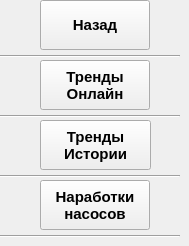
     <widget class="QWidget" name="Settings_Tracking_Buttons_page">
      <widget class="QLabel" name="return_to_settings_main_buttons_icon_label">
       <property name="geometry">
        <rect>
         <x>0</x>
         <y>0</y>
         <width>40</width>
         <height>50</height>
        </rect>
       </property>
       <property name="text">
        <string/>
       </property>
      </widget>
      <widget class="QPushButton" name="return_to_settings_main_buttons_pushButton">
       <property name="geometry">
        <rect>
         <x>40</x>
         <y>0</y>
         <width>110</width>
         <height>50</height>
        </rect>
       </property>
       <property name="font">
        <font>
         <family>Arial</family>
         <pointsize>11</pointsize>
         <weight>75</weight>
         <bold>true</bold>
        </font>
       </property>
       <property name="text">
        <string>Назад</string>
       </property>
      </widget>
      <widget class="QLabel" name="go_to_tracking_trends_online_page_icon_label_1">
       <property name="geometry">
        <rect>
         <x>0</x>
         <y>60</y>
         <width>40</width>
         <height>50</height>
        </rect>
       </property>
       <property name="text">
        <string/>
       </property>
      </widget>
      <widget class="QPushButton" name="go_to_tracking_trends_online_page_pushButton">
       <property name="geometry">
        <rect>
         <x>40</x>
         <y>60</y>
         <width>110</width>
         <height>50</height>
        </rect>
       </property>
       <property name="font">
        <font>
         <family>Arial</family>
         <pointsize>11</pointsize>
         <weight>75</weight>
         <bold>true</bold>
        </font>
       </property>
       <property name="text">
        <string>Тренды
Онлайн</string>
       </property>
      </widget>
      <widget class="QLabel" name="go_to_tracking_pumps_developments_page_icon_label_2">
       <property name="geometry">
        <rect>
         <x>150</x>
         <y>180</y>
         <width>30</width>
         <height>50</height>
        </rect>
       </property>
       <property name="text">
        <string/>
       </property>
      </widget>
      <widget class="QLabel" name="go_to_tracking_trends_online_page_icon_label_2">
       <property name="geometry">
        <rect>
         <x>150</x>
         <y>60</y>
         <width>30</width>
         <height>50</height>
        </rect>
       </property>
       <property name="text">
        <string/>
       </property>
      </widget>
      <widget class="QPushButton" name="go_to_tracking_pumps_developments_page_pushButton">
       <property name="geometry">
        <rect>
         <x>40</x>
         <y>180</y>
         <width>110</width>
         <height>50</height>
        </rect>
       </property>
       <property name="font">
        <font>
         <family>Arial</family>
         <pointsize>11</pointsize>
         <weight>75</weight>
         <bold>true</bold>
        </font>
       </property>
       <property name="text">
        <string>Наработки
насосов</string>
       </property>
      </widget>
      <widget class="QLabel" name="go_to_tracking_pumps_developments_page_icon_label_1">
       <property name="geometry">
        <rect>
         <x>0</x>
         <y>180</y>
         <width>40</width>
         <height>50</height>
        </rect>
       </property>
       <property name="text">
        <string/>
       </property>
      </widget>
      <widget class="QPushButton" name="go_to_tracking_trends_history_page_pushButton">
       <property name="geometry">
        <rect>
         <x>40</x>
         <y>120</y>
         <width>111</width>
         <height>50</height>
        </rect>
       </property>
       <property name="font">
        <font>
         <family>Arial</family>
         <pointsize>11</pointsize>
         <weight>75</weight>
         <bold>true</bold>
        </font>
       </property>
       <property name="text">
        <string>Тренды
Истории</string>
       </property>
      </widget>
      <widget class="QLabel" name="go_to_tracking_trends_history_page_icon_label_1">
       <property name="geometry">
        <rect>
         <x>0</x>
         <y>120</y>
         <width>40</width>
         <height>50</height>
        </rect>
       </property>
       <property name="text">
        <string/>
       </property>
      </widget>
      <widget class="QLabel" name="go_to_tracking_trends_history_page_icon_label_2">
       <property name="geometry">
        <rect>
         <x>140</x>
         <y>120</y>
         <width>40</width>
         <height>50</height>
        </rect>
       </property>
       <property name="text">
        <string/>
       </property>
      </widget>
      <widget class="Line" name="tracking_line_1">
       <property name="geometry">
        <rect>
         <x>0</x>
         <y>55</y>
         <width>180</width>
         <height>2</height>
        </rect>
       </property>
       <property name="frameShadow">
        <enum>QFrame::Sunken</enum>
       </property>
       <property name="orientation">
        <enum>Qt::Horizontal</enum>
       </property>
      </widget>
      <widget class="Line" name="tracking_line_2">
       <property name="geometry">
        <rect>
         <x>0</x>
         <y>115</y>
         <width>180</width>
         <height>2</height>
        </rect>
       </property>
       <property name="frameShadow">
        <enum>QFrame::Sunken</enum>
       </property>
       <property name="orientation">
        <enum>Qt::Horizontal</enum>
       </property>
      </widget>
      <widget class="Line" name="tracking_line_3">
       <property name="geometry">
        <rect>
         <x>0</x>
         <y>175</y>
         <width>180</width>
         <height>2</height>
        </rect>
       </property>
       <property name="frameShadow">
        <enum>QFrame::Sunken</enum>
       </property>
       <property name="orientation">
        <enum>Qt::Horizontal</enum>
       </property>
      </widget>
      <widget class="Line" name="tracking_line_4">
       <property name="geometry">
        <rect>
         <x>0</x>
         <y>235</y>
         <width>180</width>
         <height>2</height>
        </rect>
       </property>
       <property name="frameShadow">
        <enum>QFrame::Sunken</enum>
       </property>
       <property name="orientation">
        <enum>Qt::Horizontal</enum>
       </property>
      </widget>
     </widget>
